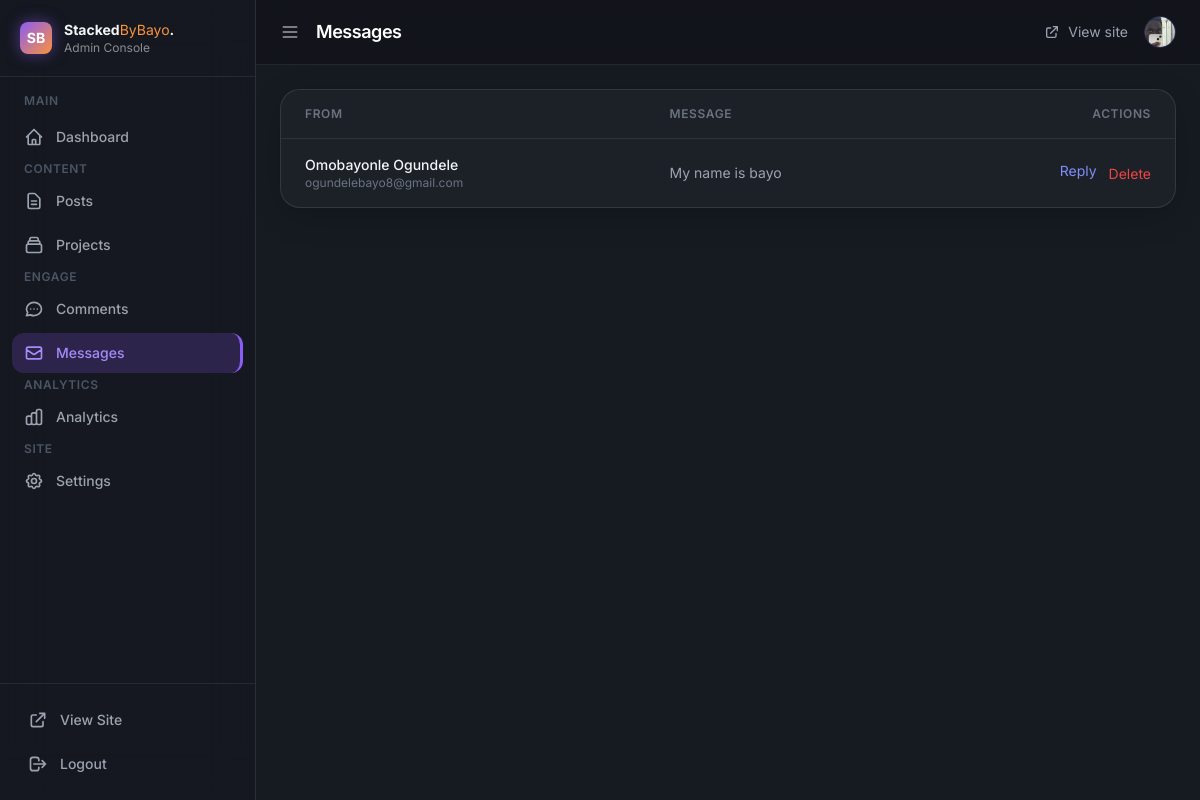
/admin/messages (signed in), run on an earlier commit of the app's database.
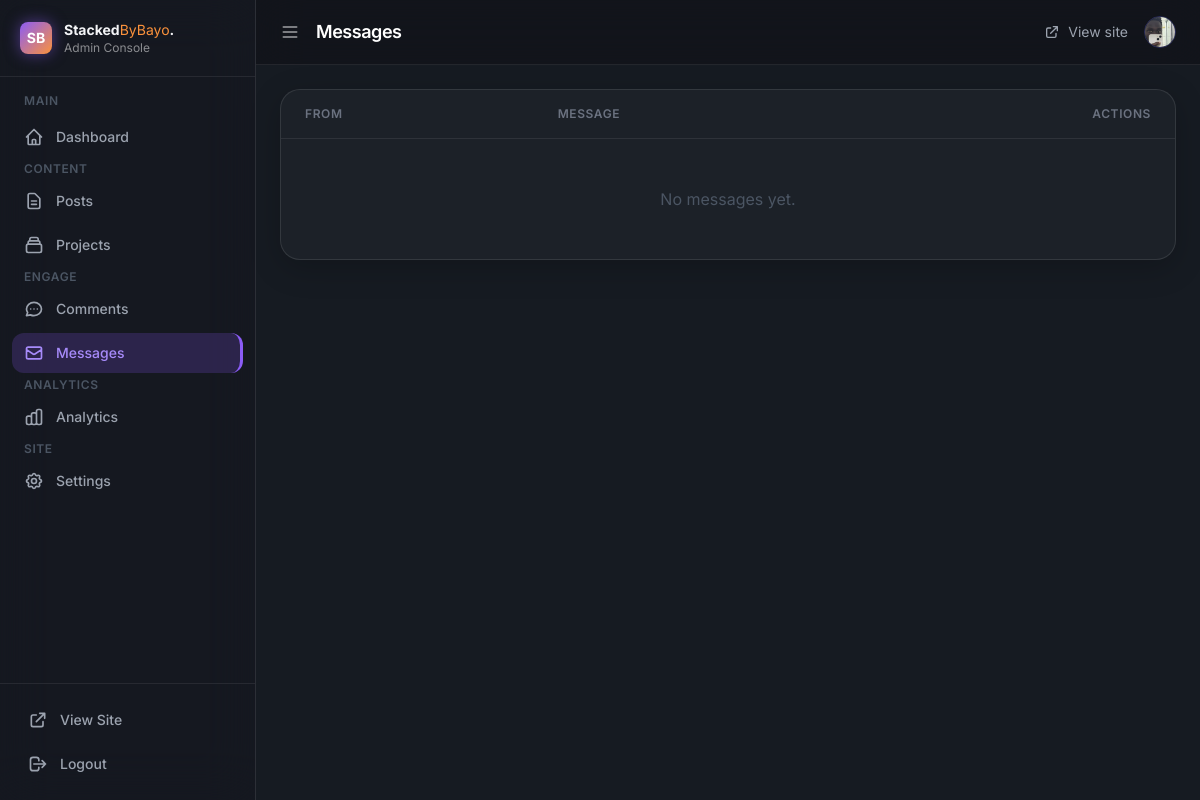
And on a later commit of the database.
### app/models.py (models this page shows)
class Message(db.Model):
    id = db.Column(db.Integer, primary_key=True)
    name = db.Column(db.String(100), nullable=False)
    email = db.Column(db.String(100), nullable=False)
    message = db.Column(db.Text, nullable=False)
    read = db.Column(db.Boolean, default=False)

### app/__init__.py (the view)
    @app.route("/admin/messages")
    def admin_messages():
        if not session.get("admin"):
            return redirect(url_for("admin_login"))
        messages = Message.query.order_by(Message.id.desc()).all()
        for msg in messages:
            msg.read = True
        db.session.commit()
        return render_template("admin_messages.html", messages=messages, **admin_context())

### app/templates/admin_messages.html (shortened to what this page needs)
{% extends "admin_base.html" %}
{% block page_title %}Messages{% endblock %}
{% block content %}
    <div class="glass-panel overflow-hidden">
        <table class="w-full">
            <thead>
                <tr class="border-b border-[rgba(255,255,255,0.08)]">
                    <th class="text-left text-xs font-semibold text-gray-500 uppercase tracking-wider px-6 py-4">From</th>
                    <th class="text-left text-xs font-semibold text-gray-500 uppercase tracking-wider px-6 py-4 hidden md:table-cell">Message</th>
                    <th class="text-right text-xs font-semibold text-gray-500 uppercase tracking-wider px-6 py-4">Actions</th>
                </tr>
            </thead>
            <tbody class="divide-y divide-[rgba(255,255,255,0.08)]">
                {% for msg in messages %}
                <tr class="hover:bg-white/[0.03] transition">
                    <td class="px-6 py-4">
                        <p class="font-medium text-sm">{{ msg.name }}</p>
                        <p class="text-gray-500 text-xs">{{ msg.email }}</p>
                    </td>
                    <td class="px-6 py-4 hidden md:table-cell">
                        <p class="text-gray-400 text-sm truncate max-w-sm">{{ msg.message }}</p>
                    </td>
                    <td class="px-6 py-4">
                        <div class="flex justify-end gap-3">
                            <a href="mailto:{{ msg.email }}"
                                class="text-indigo-400 hover:text-indigo-300 text-sm transition">Reply</a>
                            <form method="POST" action="/admin/message/{{ msg.id }}/delete" class="inline">
                                <button type="submit" onclick="return confirm('Delete?')"
                                    class="text-red-500 hover:text-red-400 text-sm transition">Delete</button>
                            </form>
                        </div>
                    </td>
                </tr>
                {% else %}
                <tr>
                    <td colspan="3" class="px-6 py-12 text-center text-gray-600">No messages yet.</td>
                </tr>
                {% endfor %}
            </tbody>
        </table>
    </div>
{% endblock %}

What changed in the data, as far as the page shows it:
removed Message: name "Omobayonle Ogundele", email "ogundelebayo8@gmail.com", message "My name is bayo"
Also different on the page:
text now shown: "No messages yet."
